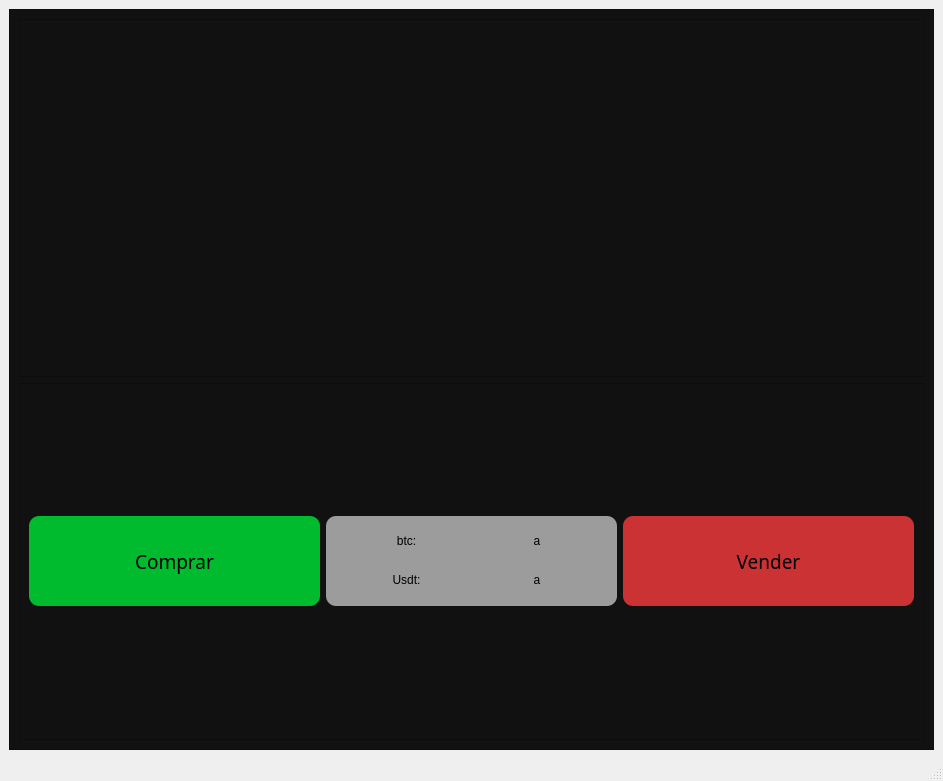
<?xml version="1.0" encoding="UTF-8"?>
<ui version="4.0">
 <class>MainWindow</class>
 <widget class="QMainWindow" name="MainWindow">
  <property name="geometry">
   <rect>
    <x>0</x>
    <y>0</y>
    <width>943</width>
    <height>781</height>
   </rect>
  </property>
  <property name="windowTitle">
   <string>Proyecto</string>
  </property>
  <widget class="QWidget" name="centralwidget">
   <layout class="QVBoxLayout" name="verticalLayout">
    <item>
     <widget class="QFrame" name="frame">
      <property name="styleSheet">
       <string notr="true">background-color: rgb(17,17,17);
</string>
      </property>
      <property name="frameShape">
       <enum>QFrame::StyledPanel</enum>
      </property>
      <property name="frameShadow">
       <enum>QFrame::Raised</enum>
      </property>
      <layout class="QVBoxLayout" name="verticalLayout_2">
       <item>
        <widget class="QFrame" name="frameGrafica">
         <property name="minimumSize">
          <size>
           <width>300</width>
           <height>200</height>
          </size>
         </property>
         <property name="frameShape">
          <enum>QFrame::StyledPanel</enum>
         </property>
         <property name="frameShadow">
          <enum>QFrame::Raised</enum>
         </property>
        </widget>
       </item>
       <item>
        <widget class="QFrame" name="framebotones">
         <property name="frameShape">
          <enum>QFrame::StyledPanel</enum>
         </property>
         <property name="frameShadow">
          <enum>QFrame::Raised</enum>
         </property>
         <layout class="QHBoxLayout" name="horizontalLayout">
          <item>
           <widget class="QPushButton" name="botonComprar">
            <property name="minimumSize">
             <size>
              <width>0</width>
              <height>90</height>
             </size>
            </property>
            <property name="font">
             <font>
              <family>Unispace</family>
              <pointsize>14</pointsize>
              <weight>9</weight>
              <italic>false</italic>
              <bold>false</bold>
             </font>
            </property>
            <property name="cursor">
             <cursorShape>PointingHandCursor</cursorShape>
            </property>
            <property name="whatsThis">
             <string>&lt;html&gt;&lt;head/&gt;&lt;body&gt;&lt;p align=&quot;center&quot;&gt;&lt;span style=&quot; font-size:14pt;&quot;&gt;Comprar&lt;/span&gt;&lt;/p&gt;&lt;/body&gt;&lt;/html&gt;</string>
            </property>
            <property name="styleSheet">
             <string notr="true">background-color:rgb(0,187,45);
border-radius:10px;
font: 75 14pt &quot;Unispace&quot;;
</string>
            </property>
            <property name="text">
             <string>Comprar</string>
            </property>
           </widget>
          </item>
          <item>
           <widget class="QFrame" name="frame_2">
            <property name="minimumSize">
             <size>
              <width>200</width>
              <height>80</height>
             </size>
            </property>
            <property name="maximumSize">
             <size>
              <width>16777215</width>
              <height>90</height>
             </size>
            </property>
            <property name="styleSheet">
             <string notr="true">background-color:rgb(156,156,156);
border-radius:10px;</string>
            </property>
            <property name="frameShape">
             <enum>QFrame::StyledPanel</enum>
            </property>
            <property name="frameShadow">
             <enum>QFrame::Raised</enum>
            </property>
            <layout class="QVBoxLayout" name="verticalLayout_3">
             <item>
              <widget class="QFrame" name="frame_3">
               <property name="frameShape">
                <enum>QFrame::StyledPanel</enum>
               </property>
               <property name="frameShadow">
                <enum>QFrame::Raised</enum>
               </property>
               <layout class="QHBoxLayout" name="horizontalLayout_2">
                <item>
                 <widget class="QLabel" name="label_3">
                  <property name="styleSheet">
                   <string notr="true">font: 75 12pt &quot;Unispace&quot;;</string>
                  </property>
                  <property name="text">
                   <string>&lt;html&gt;&lt;head/&gt;&lt;body&gt;&lt;p align=&quot;center&quot;&gt;btc:&lt;/p&gt;&lt;/body&gt;&lt;/html&gt;</string>
                  </property>
                 </widget>
                </item>
                <item>
                 <widget class="QLabel" name="labelBtc">
                  <property name="mouseTracking">
                   <bool>true</bool>
                  </property>
                  <property name="styleSheet">
                   <string notr="true">font: 75 12pt &quot;Unispace&quot;;</string>
                  </property>
                  <property name="text">
                   <string>&lt;html&gt;&lt;head/&gt;&lt;body&gt;&lt;p align=&quot;center&quot;&gt;a&lt;/p&gt;&lt;/body&gt;&lt;/html&gt;</string>
                  </property>
                 </widget>
                </item>
               </layout>
              </widget>
             </item>
             <item>
              <widget class="QFrame" name="frame_4">
               <property name="frameShape">
                <enum>QFrame::StyledPanel</enum>
               </property>
               <property name="frameShadow">
                <enum>QFrame::Raised</enum>
               </property>
               <layout class="QHBoxLayout" name="horizontalLayout_3">
                <item>
                 <widget class="QLabel" name="label_4">
                  <property name="styleSheet">
                   <string notr="true">font: 75 12pt &quot;Unispace&quot;;</string>
                  </property>
                  <property name="text">
                   <string>&lt;html&gt;&lt;head/&gt;&lt;body&gt;&lt;p align=&quot;center&quot;&gt;Usdt:&lt;/p&gt;&lt;/body&gt;&lt;/html&gt;</string>
                  </property>
                 </widget>
                </item>
                <item>
                 <widget class="QLabel" name="labelUsdt">
                  <property name="mouseTracking">
                   <bool>true</bool>
                  </property>
                  <property name="styleSheet">
                   <string notr="true">font: 75 12pt &quot;Unispace&quot;;</string>
                  </property>
                  <property name="text">
                   <string>&lt;html&gt;&lt;head/&gt;&lt;body&gt;&lt;p align=&quot;center&quot;&gt;a&lt;/p&gt;&lt;/body&gt;&lt;/html&gt;</string>
                  </property>
                 </widget>
                </item>
               </layout>
              </widget>
             </item>
            </layout>
           </widget>
          </item>
          <item>
           <widget class="QPushButton" name="botonVender">
            <property name="minimumSize">
             <size>
              <width>0</width>
              <height>90</height>
             </size>
            </property>
            <property name="font">
             <font>
              <family>Unispace</family>
              <pointsize>14</pointsize>
              <weight>9</weight>
              <italic>false</italic>
              <bold>false</bold>
             </font>
            </property>
            <property name="cursor">
             <cursorShape>PointingHandCursor</cursorShape>
            </property>
            <property name="whatsThis">
             <string>&lt;html&gt;&lt;head/&gt;&lt;body&gt;&lt;p align=&quot;center&quot;&gt;&lt;span style=&quot; font-size:14pt;&quot;&gt;Comprar&lt;/span&gt;&lt;/p&gt;&lt;/body&gt;&lt;/html&gt;</string>
            </property>
            <property name="styleSheet">
             <string notr="true">background-color:rgb(203,50,52);
border-radius:10px;
font: 75 14pt &quot;Unispace&quot;;
</string>
            </property>
            <property name="text">
             <string>Vender</string>
            </property>
           </widget>
          </item>
         </layout>
        </widget>
       </item>
      </layout>
     </widget>
    </item>
   </layout>
  </widget>
  <widget class="QMenuBar" name="menubar">
   <property name="geometry">
    <rect>
     <x>0</x>
     <y>0</y>
     <width>943</width>
     <height>21</height>
    </rect>
   </property>
  </widget>
  <widget class="QStatusBar" name="statusbar"/>
 </widget>
 <resources/>
 <connections/>
</ui>
